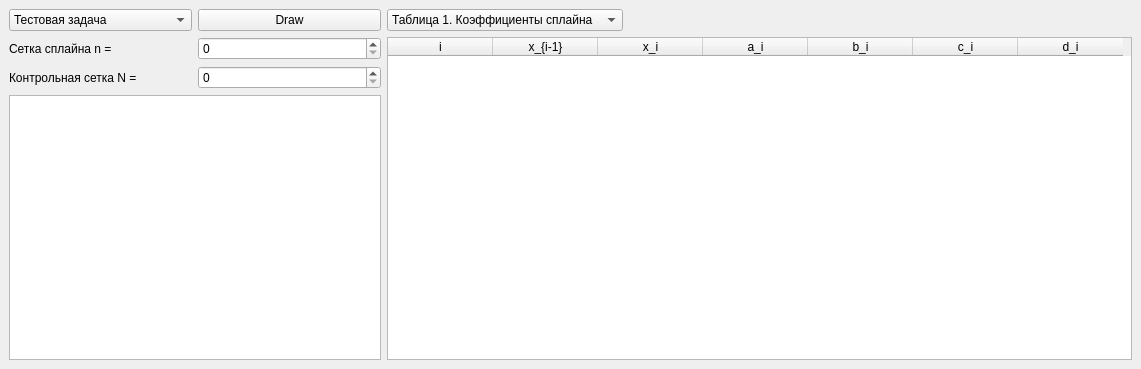
<?xml version="1.0" encoding="UTF-8"?>
<ui version="4.0">
 <class>MainWindow</class>
 <widget class="QMainWindow" name="MainWindow">
  <property name="geometry">
   <rect>
    <x>0</x>
    <y>0</y>
    <width>1141</width>
    <height>369</height>
   </rect>
  </property>
  <property name="windowTitle">
   <string>Lab Splines</string>
  </property>
  <widget class="QWidget" name="centralwidget">
   <property name="baseSize">
    <size>
     <width>800</width>
     <height>600</height>
    </size>
   </property>
   <layout class="QHBoxLayout" name="horizontalLayout_5" stretch="1,2">
    <item>
     <layout class="QVBoxLayout" name="verticalLayout_5">
      <item>
       <layout class="QVBoxLayout" name="verticalLayout_3">
        <item>
         <layout class="QHBoxLayout" name="horizontalLayout_3">
          <item>
           <widget class="QComboBox" name="comboBox_func">
            <item>
             <property name="text">
              <string>Тестовая задача</string>
             </property>
            </item>
            <item>
             <property name="text">
              <string>Основная функция</string>
             </property>
            </item>
            <item>
             <property name="text">
              <string>Осциллирующая функция</string>
             </property>
            </item>
           </widget>
          </item>
          <item>
           <widget class="QPushButton" name="DrawBtn">
            <property name="text">
             <string>Draw</string>
            </property>
           </widget>
          </item>
         </layout>
        </item>
        <item>
         <layout class="QVBoxLayout" name="verticalLayout">
          <item>
           <layout class="QHBoxLayout" name="horizontalLayout">
            <item>
             <widget class="QLabel" name="label">
              <property name="text">
               <string>Сетка сплайна n =</string>
              </property>
             </widget>
            </item>
            <item>
             <widget class="QSpinBox" name="spinBox_n">
              <property name="maximum">
               <number>1000</number>
              </property>
             </widget>
            </item>
           </layout>
          </item>
          <item>
           <layout class="QHBoxLayout" name="horizontalLayout_2">
            <item>
             <widget class="QLabel" name="label_2">
              <property name="text">
               <string>Контрольная сетка N =</string>
              </property>
             </widget>
            </item>
            <item>
             <widget class="QSpinBox" name="spinBox_N">
              <property name="maximum">
               <number>1000</number>
              </property>
             </widget>
            </item>
           </layout>
          </item>
         </layout>
        </item>
       </layout>
      </item>
      <item>
       <widget class="QPlainTextEdit" name="plainTextEdit">
        <property name="readOnly">
         <bool>true</bool>
        </property>
       </widget>
      </item>
     </layout>
    </item>
    <item>
     <layout class="QVBoxLayout" name="verticalLayout_4">
      <item>
       <layout class="QHBoxLayout" name="horizontalLayout_4">
        <item>
         <widget class="QComboBox" name="comboBox_table">
          <item>
           <property name="text">
            <string>Таблица 1. Коэффициенты сплайна</string>
           </property>
          </item>
          <item>
           <property name="text">
            <string>Таблица 2-3. Погрешности</string>
           </property>
          </item>
         </widget>
        </item>
        <item>
         <spacer name="horizontalSpacer">
          <property name="orientation">
           <enum>Qt::Orientation::Horizontal</enum>
          </property>
          <property name="sizeHint" stdset="0">
           <size>
            <width>40</width>
            <height>20</height>
           </size>
          </property>
         </spacer>
        </item>
       </layout>
      </item>
      <item>
       <widget class="QTableWidget" name="tableWidget">
        <attribute name="horizontalHeaderDefaultSectionSize">
         <number>105</number>
        </attribute>
        <column>
         <property name="text">
          <string>i</string>
         </property>
        </column>
        <column>
         <property name="text">
          <string>x_{i-1}</string>
         </property>
        </column>
        <column>
         <property name="text">
          <string>x_i</string>
         </property>
        </column>
        <column>
         <property name="text">
          <string>a_i</string>
         </property>
        </column>
        <column>
         <property name="text">
          <string>b_i</string>
         </property>
        </column>
        <column>
         <property name="text">
          <string>c_i</string>
         </property>
        </column>
        <column>
         <property name="text">
          <string>d_i</string>
         </property>
        </column>
       </widget>
      </item>
     </layout>
    </item>
   </layout>
  </widget>
 </widget>
 <resources/>
 <connections/>
</ui>
